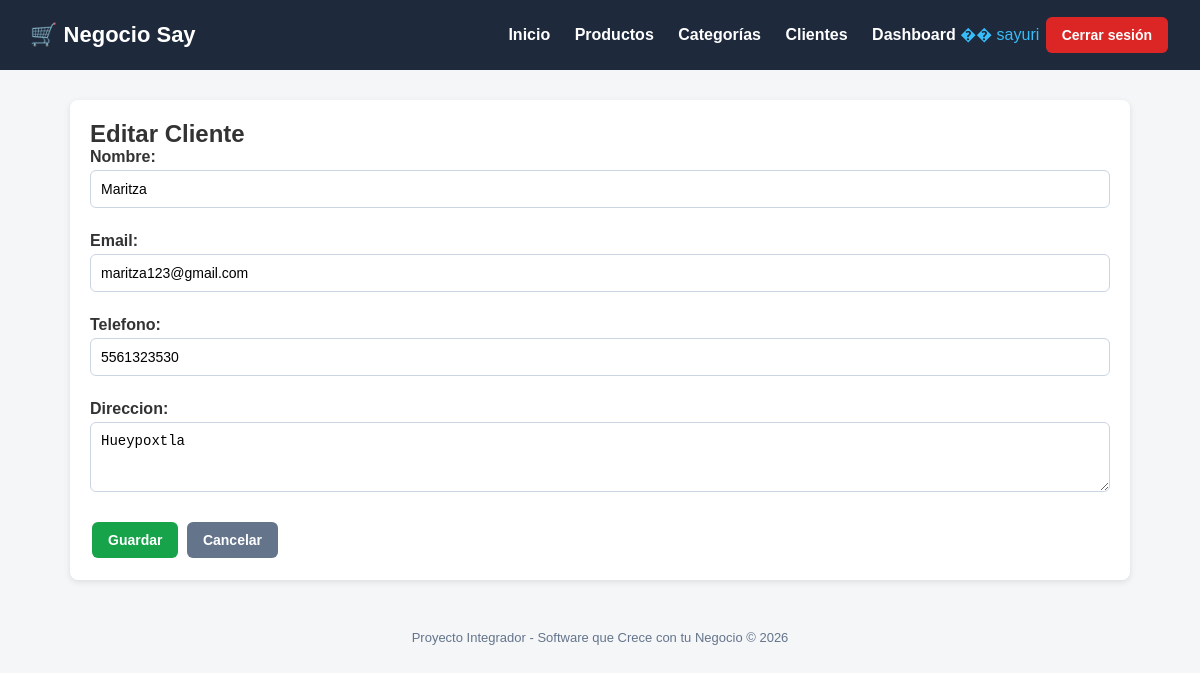
Screenshot of /clientes/editar/1/ (signed in) with the database file from the repository.
### tienda/models.py (models this page shows, shortened)
class Cliente(models.Model):
    nombre = models.CharField(max_length=200)
    email = models.EmailField()
    telefono = models.CharField(max_length=20)
    direccion = models.TextField()
    fecha_registro = models.DateTimeField(auto_now_add=True)
    class Meta:
        verbose_name = "Cliente"
        verbose_name_plural = "Clientes"

### tienda/views.py (the view)
# urls.py: path('clientes/editar/<int:pk>/', views.editar_cliente, name='editar_cliente'),
@login_required
def editar_cliente(request, pk):
    cliente = get_object_or_404(Cliente, pk=pk)
    if request.method == 'POST':
        form = ClienteForm(request.POST, instance=cliente)
        if form.is_valid():
            form.save()
            messages.success(request, 'Cliente actualizado correctamente.')
            return redirect('lista_clientes')
    else:
        form = ClienteForm(instance=cliente)
        return render(request, 'tienda/clientes/form.html', {'form': form, 'titulo': 'Editar Cliente'})

### tienda/forms.py
class ClienteForm(forms.ModelForm):
    class Meta:
        model = Cliente
        fields = ['nombre', 'email', 'telefono', 'direccion']
        widgets = {
            'nombre': forms.TextInput(attrs={'class': 'form-control'}),
            'email': forms.EmailInput(attrs={'class': 'form-control'}),
            'telefono': forms.TextInput(attrs={'class': 'form-control'}),
            'direccion': forms.Textarea(attrs={'class': 'form-control', 'rows': 3}),
        }

### tienda/templates/tienda/clientes/form.html (shortened to what this page needs)
{% extends 'base.html' %}
{% block content %}
<div class="card">
    <h2>{{ titulo }}</h2>
    <form method="post">
        {{ form.as_p }}
        <button type="submit" class="btn btn-success">Guardar</button>
        <a href="{% url 'lista_clientes' %}" class="btn btn-secondary">Cancelar</a> </form>
    </div>
    {% endblock %}

### tienda/templates/base.html (shortened to what this page needs)
<!DOCTYPE html>
<html lang="es">
<head>
</head>
<body>
    <header>
        <h1>🛒  Negocio Say</h1>
        <nav>
            <a href="{% url 'inicio' %}">Inicio</a>
            <a href="{% url 'lista_productos' %}">Productos</a>
            <a href="{% url 'lista_categorias' %}">Categorías</a>
            <a href="{% url 'lista_clientes' %}">Clientes</a>
            {% if user.is_authenticated %}
             <a href="{% url 'dashboard' %}">Dashboard</a>
             <span style="color:#38bdf8;">�� {{ user.username }}</span>
             <form action="{% url 'logout' %}" method="post" style="display:inline ;">
                <button type="submit" class="btn btn-danger" style="margin-left:10p x;">Cerrar sesión</button>
            </form>
            {% else %}
            <a href="{% url 'login' %}">Iniciar sesión</a>
            {% endif %}
        </nav>
    </header>
    <div class="container">
        {% block content %}{% endblock %}
    </div>
    <footer>
        Proyecto Integrador - Software que Crece con tu Negocio &copy; {% now "Y" %}
    </footer>
</body>
</html>

### tienda/templates/base.html (style rules this page uses)
* { margin: 0; padding: 0; box-sizing: border-box; }
body { font-family: Arial, sans-serif; background: #f4f6f8; color: #333; }
header { background: #1e293b; color: #fff; padding: 15px 30px; display: flex; justify-content: space-between; align-items: center; }
header h1 { font-size: 22px; }
header nav a { color: #fff; text-decoration: none; margin-left: 20px; font-weight: bold; }
.container { max-width: 1100px; margin: 30px auto; padding: 0 20px; }
.card { background: #fff; border-radius: 8px; padding: 20px; box-shadow: 0 2px 6px rgba(0,0,0,0.1); margin-bottom: 20px; }
.btn { display: inline-block; padding: 10px 16px; border-radius: 6px; text-decoration: none; color: #fff; font-weight: bold; border: none; cursor: pointer; font-size: 14px; margin: 2px; }
.btn-success { background: #16a34a; }
.btn-danger { background: #dc2626; }
.btn-secondary { background: #64748b; }
footer { text-align: center; padding: 20px; color: #64748b; font-size: 13px; }
.form-control { width: 100%; padding: 10px; margin-bottom: 12px; border: 1px solid #cbd5e1; border-radius: 6px; font-size: 14px; }
form label { font-weight: bold; display: block; margin-bottom: 4px; }
form p { margin-bottom: 12px; }

### rows the page displays
Cliente: nombre "Maritza", email "maritza123@gmail.com", telefono "5561323530", direccion "Hueypoxtla"

### other values shown
{{ user.username }} "sayuri"
{{ titulo }} "Editar Cliente"
